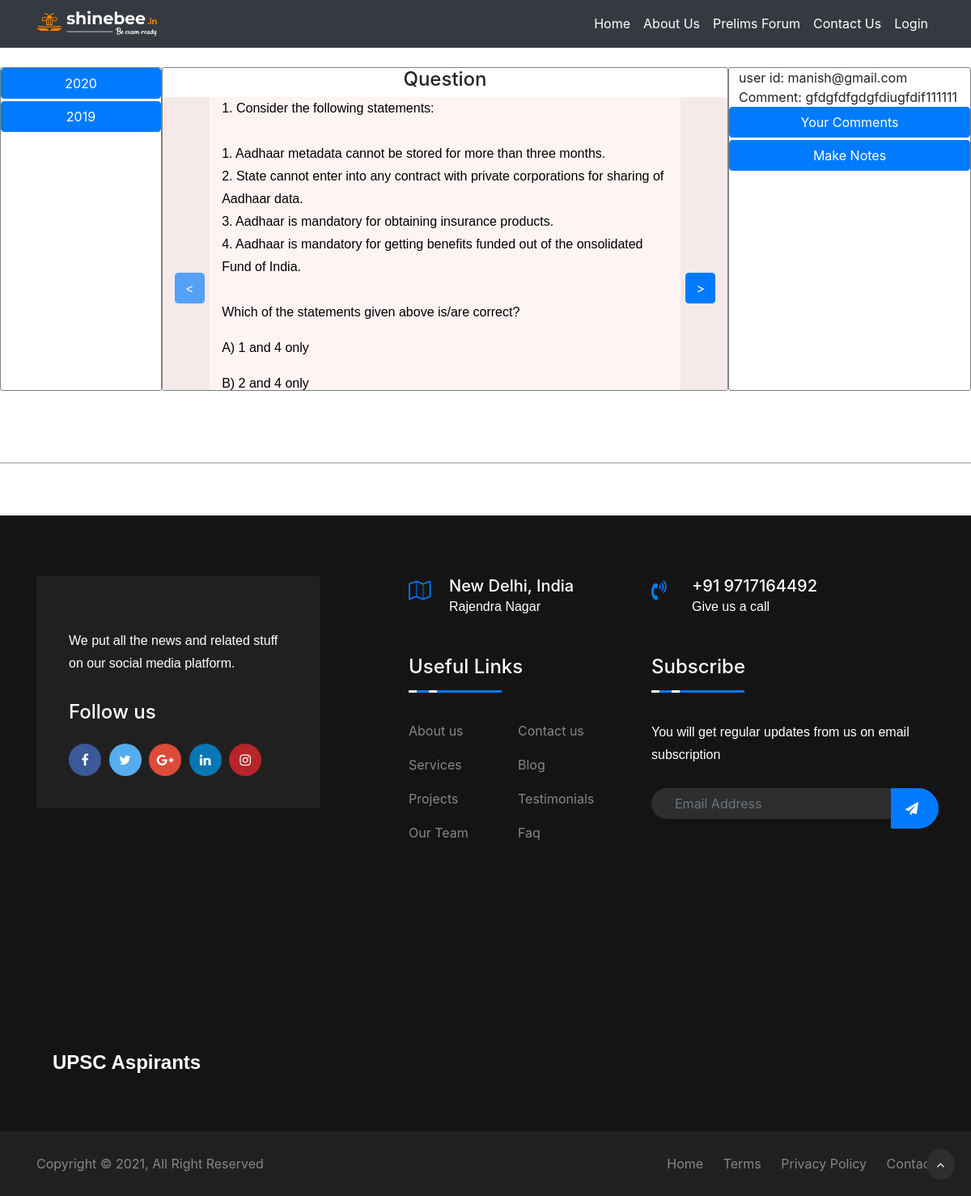
The app's page /pt_yearwise_old_11_agt.php with its own data.
### tables this page shows
CREATE TABLE `prelims_question_number` (
  `id` int(12) NOT NULL,
  `question_type` varchar(50) NOT NULL,
  `year` int(12) NOT NULL,
  `number_of_question` int(12) NOT NULL
);

CREATE TABLE `prelims_questions` (
  `id` int(12) NOT NULL,
  `question` text NOT NULL,
  `option1` text NOT NULL,
  `option2` text NOT NULL,
  `option3` text NOT NULL,
  `option4` text NOT NULL,
  `correct_option` text NOT NULL,
  `answer_description` text NOT NULL,
  `year` text NOT NULL,
  `question_number` int(12) NOT NULL,
  `tags` text NOT NULL,
  `topic` text NOT NULL,
  `question_type` text NOT NULL,
  `status` varchar(12) NOT NULL,
  `source` text NOT NULL,
  `level` int(12) NOT NULL,
  `knowledge_needed` text NOT NULL,
  `trick_needed` text NOT NULL,
  `current_static` varchar(100) NOT NULL,
  `reference` text NOT NULL,
  `observation` text NOT NULL
);

CREATE TABLE `prelims_questions_answer` (
  `id` int(12) NOT NULL,
  `user_id` varchar(50) NOT NULL,
  `year` varchar(12) NOT NULL,
  `question_number` int(12) NOT NULL,
  `mythinking` text NOT NULL,
  `mynotes` text NOT NULL,
  `tags` text NOT NULL
);

### pt_yearwise_old_11_agt.php (the view, shortened to what this page needs)
<?php
	$servername = "localhost";
	$username = "hvlias";
	$password = "hvlias@123";
	$db = "db1";
	$connection = mysqli_connect($servername, $username, $password,$db);
        $sql = "select * from prelims_questions order by year desc, question_number asc limit 1";
        $result = mysqli_query($connection, $sql);
        while ($row = mysqli_fetch_assoc($result))
        {
            $question = $row['question'];
            $option1 = $row['option1'];
            $option2 = $row['option2'];
            $question_year = $row['year'];
			$question_number = $row['question_number'];
            $tags = $row['tags'];
        }
		$user_next_question_sql = "select * from prelims_questions_answer where year='$question_year' and user_id='$user' and question_number=$question_number";
		$user_result_next_question_sql = mysqli_query($connection, $user_next_question_sql);
		$user_row_result_next_question_sql = mysqli_num_rows($user_result_next_question_sql);
		$tags_present = "";
		if ($user_row_result_next_question_sql>0)
		{
			while ($user_row_result = mysqli_fetch_assoc($user_result_next_question_sql))
			{
				$tags_present = $user_row_result['tags'];
			}
		}
?>
<!DOCTYPE html>
<html lang="en">
    <head>
        <link href="css/styles.css" rel="stylesheet" />
		<link href="css/footer.css" rel="stylesheet" />
		<link rel="stylesheet" href="https://stackpath.bootstrapcdn.com/bootstrap/4.5.0/css/bootstrap.min.css">
		<link rel="stylesheet" href="https://maxcdn.bootstrapcdn.com/font-awesome/4.7.0/css/font-awesome.min.css">
    </head>
    <body>
			<?php include 'topheader.php'; ?>
				<br/>
                <div class="container-fluid">
                    <div class="row">
						<div class="col-sm-2" style="border: 1px solid grey; height: 400px; overflow: scroll; border-radius:3px">
							<?php
								$sql_year = "select * from prelims_question_number order by year desc";
								$result_year = mysqli_query($connection, $sql_year);
								while ($row_year = mysqli_fetch_assoc($result_year))
								{
									$year = $row_year['year'];
									$tag = "#year".$year;
									$tag2 = "year".$year;
									echo '<div class="row" style="margin-bottom:3px">';
									echo '<button class="btn btn-primary" type="button" data-toggle="collapse" data-target="'.$tag.'" aria-expanded="true" aria-controls="'.$tag2.'">'.$year.'</button>';
									echo '</div>';
								}
							?>
						</div>
						<div class="col-sm-7" style="border: 1px solid grey; height: 400px; overflow: scroll; border-radius:3px">
						<h4 style="text-align:center">Question</h4>
							<div class="row" style="background-color: #f5eaea; border-radius:5px;">
							<div class="col-sm-1 my-auto">
								<button type="button" class="btn btn-primary float-left" name="Previous" value="Previous" id="previousButton" <?php echo "disabled"; ?> ><</button>
							</div>
							<div class="col-sm-10" style="background-color: #fff4f4">
							<p id="question" style="color:black"><?php echo $question_number.". ".$question."<br/>"; ?></p>
							<p id="option1" style="color:black"><?php echo "A) ".$option1; ?></p>
							<p id="option2" style="color:black"><?php echo "B) ".$option2; ?></p>
							</div>
							<div class="col-sm-1 my-auto">
								<button type="button" class="btn btn-primary float-right" name="Next" value="Next" id="nextButton">></button>
							</div>
							</div>
							<br/>
							<br/>
							<br/>
							<br/>
							Tags: <span id="internal_tags"><?php echo $tags ; ?></span> <input class="form-control" id="tags_value" <?php echo 'value="'.$tags_present.'"' ; ?> type="text"/><br/>
						</div>
						<div class="col-sm-3" style="border: 1px solid grey; height: 400px; overflow: scroll; border-radius:3px">
							<div class="row" style="margin-bottom:3px">
							<div id="ucomment">
							<?php
							$user_question_sql = "select * from prelims_questions_answer where year='$question_year' and question_number=$question_number";
							$user_resul_tuser_questionsql = mysqli_query($connection, $user_question_sql);
							while ($mrow_result = mysqli_fetch_assoc($user_resul_tuser_questionsql))
							{
							if($mrow_result['mythinking']!=''){
							echo "user id: ".$mrow_result['user_id'];
							echo "<br>Comment: ".$mrow_result['mythinking'];
							echo "<br>";
							}
							}
							?>
							</div>
								<button class="btn btn-primary" type="button" data-toggle="collapse" data-target="#thinking" aria-expanded="true" aria-controls="thinking">Your Comments </button>
								<br/>
							</div>
							<div class="row" style="margin-bottom:3px">
								<button class="btn btn-primary" type="button" data-toggle="collapse" data-target="#mynotesUpper" aria-expanded="true" aria-controls="mynotesUpper">Make Notes</button>
								<br/>
							</div>
						</div>
					</div>
					<br/>
                </div>
		<br/>
		<br/>
		<hr>
		<br/>
		<br/>
    </body>
</html>

### records on screen
prelims_question_number: year "2020"
prelims_question_number: year "2019"
prelims_questions: question_number "1", question "Consider the following statements: 1. Aadhaar metadata cannot be stored for more than three months. 2. State cannot enter into any contract with private corporations for sharing of Aadhaar data. 3. Aadhaar is mandatory for obtaining insurance products. 4. Aadhaar is mandatory for getting benefits funded out of the onsolidated Fund of India. Which of the statements given above is/are correct?", option1 "1 and 4 only", option2 "2 and 4 only"
prelims_questions_answer: user "manish@gmail.com", mythinking "gfdgfdfgdgfdiugfdif111111"
